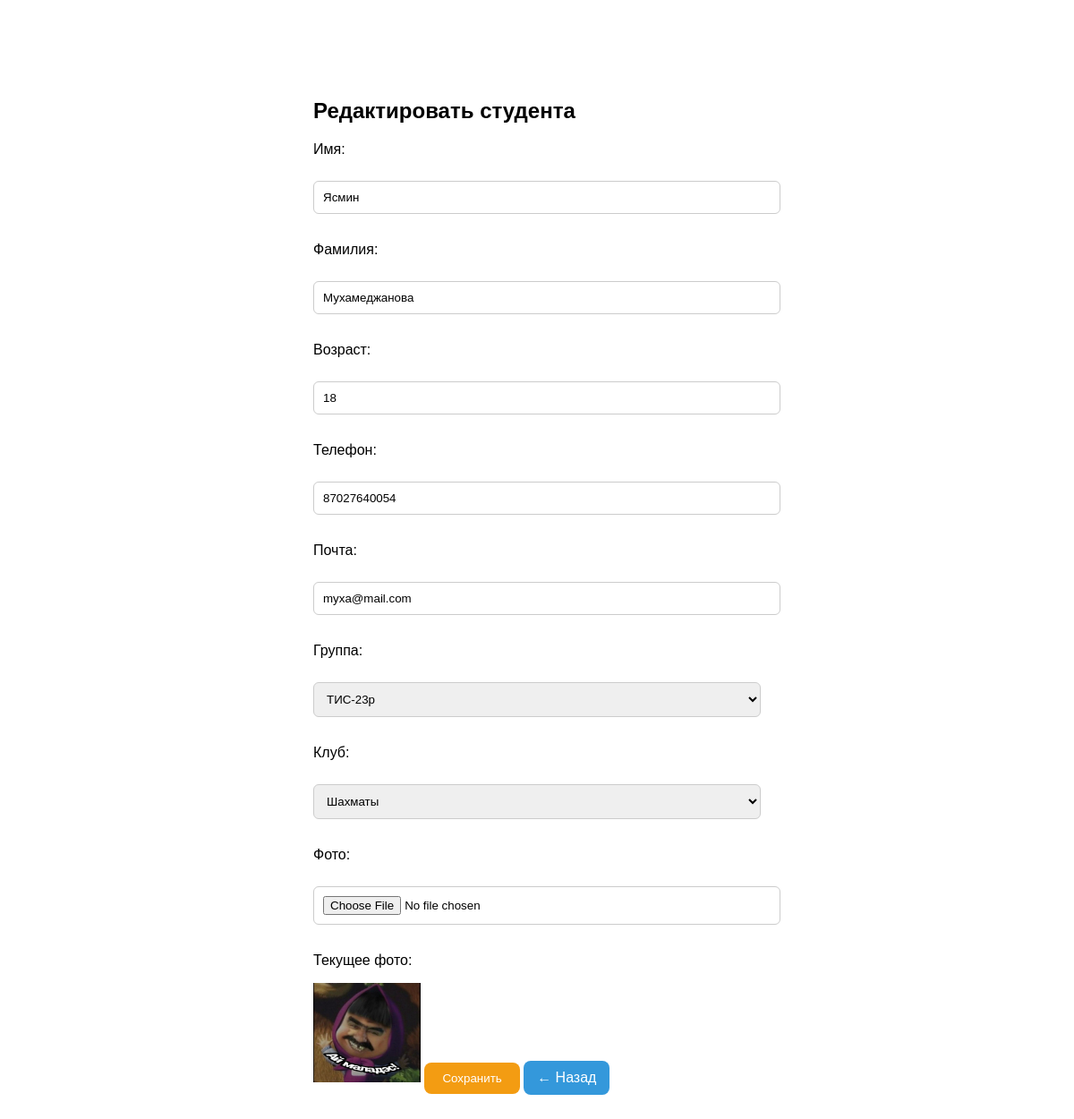
Screenshot of /edit/2/ (signed in) with the database file from the repository.
### students/models.py (models this page shows, shortened)
class Student(models.Model):
    first_name = models.CharField(max_length=100)
    last_name = models.CharField(max_length=100)
    age = models.IntegerField(null=True, blank=True)
    phone = models.CharField(max_length=20, null=True, blank=True)
    email = models.EmailField(null=True, blank=True)
    group = models.ForeignKey(
        Group,
        on_delete=models.SET_NULL,
        null=True,
        blank=True,
        related_name="students"
    )
    club = models.ForeignKey(
        Club,
        on_delete=models.SET_NULL,
        null=True,
        blank=True,
        related_name="students"
    )
    photo = models.ImageField(upload_to='students/', null=True, blank=True)

class Group(models.Model):
    name = models.CharField(max_length=100)

class Club(models.Model):
    name = models.CharField(max_length=100)

### students/views.py (the view, shortened to what this page needs)
# urls.py: path('edit/<int:id>/', views.edit_student, name='edit_student'),
@login_required
def edit_student(request, id):
    student = get_object_or_404(Student, id=id)
    return render(request, "students/edit_student.html", {
        "student": student,
        "groups": Group.objects.all(),
        "clubs": Club.objects.all()
    })

### students/templates/students/edit_student.html (shortened to what this page needs)
<!DOCTYPE html>
<html lang="ru">
<head>
</head>
<body>
<div class="box">
<h2>Редактировать студента</h2>
<form method="POST" enctype="multipart/form-data">
    <p>Имя:</p>
    <input type="text" name="first_name" value="{{ student.first_name }}">
    <p>Фамилия:</p>
    <input type="text" name="last_name" value="{{ student.last_name }}">
    <p>Возраст:</p>
    <input type="number" name="age" value="{{ student.age }}">
    <p>Телефон:</p>
    <input type="text" name="phone" value="{{ student.phone }}">
    <p>Почта:</p>
    <input type="email" name="email" value="{{ student.email }}">
    <p>Группа:</p>
    <select name="group">
        {% for group in groups %}
            <option value="{{ group.id }}"
                {% if student.group and student.group.id == group.id %}
                    selected
                {% endif %}
            >
                {{ group.name }}
            </option>
        {% endfor %}
    </select>
    <p>Клуб:</p>
    <select name="club">
        {% for club in clubs %}
            <option value="{{ club.id }}"
                {% if student.club and student.club.id == club.id %}
                    selected
                {% endif %}
            >
                {{ club.name }}
            </option>
        {% endfor %}
    </select>
    <p>Фото:</p>
    <input type="file" name="photo">
    {% if student.photo %}
        <p>Текущее фото:</p>
        <img src="{{ student.photo.url }}" width="120">
    {% endif %}
    <button type="submit">Сохранить</button>
    <a href="/">← Назад</a>
</form>
</div>
</body>
</html>

### students/templates/students/edit_student.html (style rules this page uses)
body { margin:0; font-family:Arial; background: url("https://encrypted-tbn0.gstatic.com/images?q=tbn:ANd9GcTVRswvEziAqWy2oDhWxXYk3vaNts9AJ-_tFA&s") no-repeat center center fixed; background-size: cover; }
.box { width:500px; margin:60px auto; background:white; padding:30px; border-radius:15px; }
input, select { width:100%; padding:10px; margin-top:10px; margin-bottom:15px; border:1px solid #ccc; border-radius:6px; }
button { background:#f39c12; color:white; padding:10px 20px; border:none; border-radius:8px; cursor:pointer; }
a { display:inline-block; margin-top:10px; background:#3498db; color:white; padding:10px 15px; text-decoration:none; border-radius:8px; }

### rows the page displays
Student: first_name "Ясмин", last_name "Мухамеджанова", age "18", phone "87027640054", email "myxa@mail.com", group "ТИС-23р", club "Шахматы", photo (picture)
